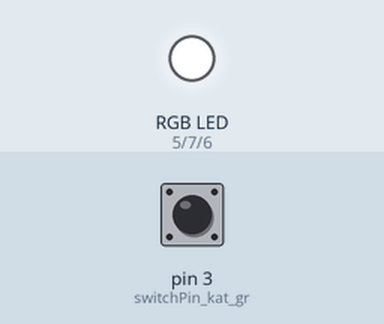
This sketch was run on a simulated Arduino Uno, built with avr-gcc and run on an emulated ATmega328P. On the bench: an RGB LED mixed from three pins (HIGH = lit). The inputs (shaded band) are chosen by the test bench; at power-on: pin 3 (switchPin_kat_gr) LOW. No radio packets arrive unless stated.

Above: at 0.1 s.
At 1.1 s:
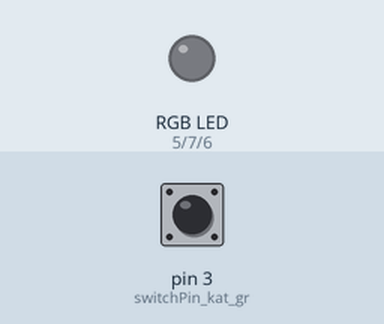
Timing chart, 0 to 2.6 s (numbered marks = the images above):
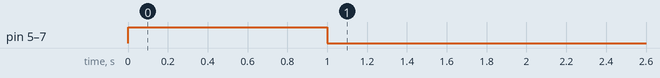

The sketch:

tx_1_sender.ino
```cpp
#include <RH_ASK.h>
#include <SPI.h>
#include <RGBLed.h>


//button
int switchPin_kat_gr = 3;

//433
RH_ASK driver;

//led
RGBLed led(5, 7, 6, RGBLed::COMMON_CATHODE);
int redpin = 5; //pin red LED
int bluepin = 6; //pin blue LED
int greenpin = 7;//pin green LED


void setup()
{
  //433
  driver.init();

   //RGB HW-479
  pinMode(redpin, OUTPUT);
  pinMode(bluepin, OUTPUT);
  pinMode(greenpin, OUTPUT);

  led.flash(RGBLed::WHITE, 1000); //

}

void loop()
{
   // включаем всетодиод при нажатой кнопке
  if(digitalRead(switchPin_kat_gr) == HIGH)
    {
      const char *msg = "k1";
      driver.send((uint8_t *)msg, strlen(msg));
      driver.waitPacketSent();
      delay(100);

      led.brightness(RGBLed::GREEN, 10);
      led.flash(RGBLed::GREEN, 1000);
    }
  else
    {
      led.off();
    }

}
```
